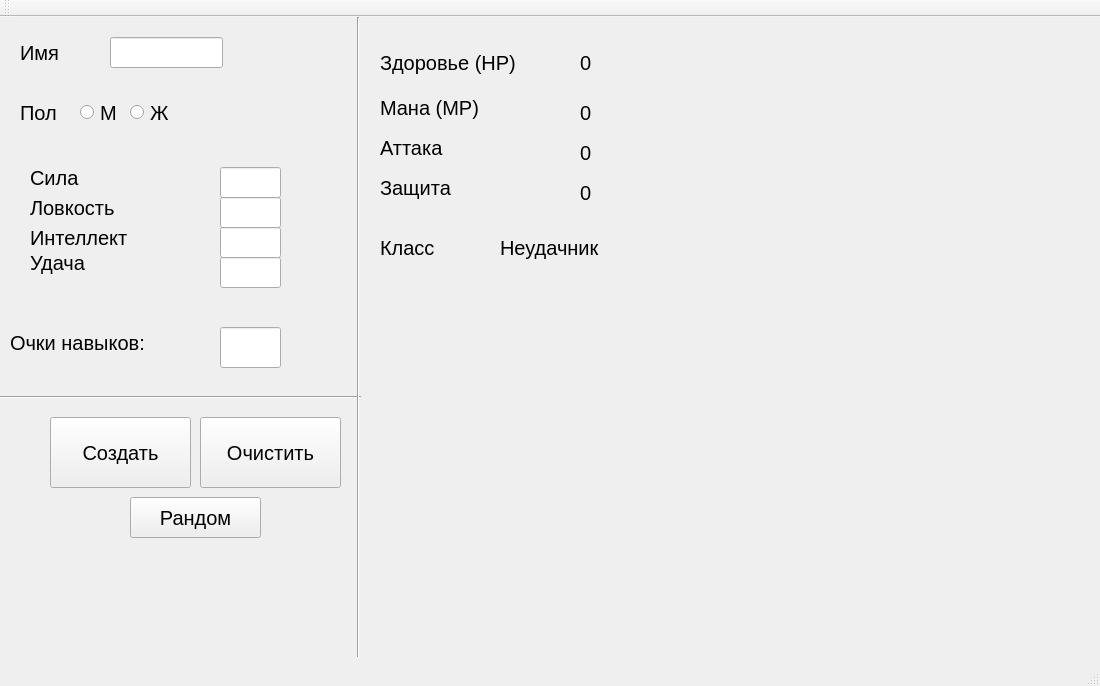
<?xml version="1.0" encoding="UTF-8"?>
<ui version="4.0">
 <class>MainWindow</class>
 <widget class="QMainWindow" name="MainWindow">
  <property name="geometry">
   <rect>
    <x>0</x>
    <y>0</y>
    <width>1100</width>
    <height>686</height>
   </rect>
  </property>
  <property name="font">
   <font>
    <pointsize>15</pointsize>
   </font>
  </property>
  <property name="windowTitle">
   <string>MainWindow</string>
  </property>
  <widget class="QWidget" name="centralWidget">
   <widget class="QLabel" name="label_Name">
    <property name="geometry">
     <rect>
      <x>20</x>
      <y>20</y>
      <width>161</width>
      <height>31</height>
     </rect>
    </property>
    <property name="text">
     <string>Имя</string>
    </property>
   </widget>
   <widget class="QLineEdit" name="lineEdit_Name">
    <property name="geometry">
     <rect>
      <x>110</x>
      <y>20</y>
      <width>113</width>
      <height>31</height>
     </rect>
    </property>
    <property name="inputMask">
     <string/>
    </property>
    <property name="text">
     <string/>
    </property>
   </widget>
   <widget class="QLabel" name="label_Sex">
    <property name="geometry">
     <rect>
      <x>20</x>
      <y>80</y>
      <width>51</width>
      <height>31</height>
     </rect>
    </property>
    <property name="text">
     <string>Пол</string>
    </property>
   </widget>
   <widget class="QRadioButton" name="radioButton_Sex_M">
    <property name="enabled">
     <bool>true</bool>
    </property>
    <property name="geometry">
     <rect>
      <x>80</x>
      <y>80</y>
      <width>41</width>
      <height>31</height>
     </rect>
    </property>
    <property name="text">
     <string>М</string>
    </property>
   </widget>
   <widget class="QRadioButton" name="radioButton_Sex_W">
    <property name="geometry">
     <rect>
      <x>130</x>
      <y>80</y>
      <width>71</width>
      <height>31</height>
     </rect>
    </property>
    <property name="text">
     <string>Ж</string>
    </property>
   </widget>
   <widget class="QLabel" name="label_str">
    <property name="geometry">
     <rect>
      <x>30</x>
      <y>150</y>
      <width>91</width>
      <height>21</height>
     </rect>
    </property>
    <property name="text">
     <string>Сила</string>
    </property>
   </widget>
   <widget class="QLabel" name="label_dex">
    <property name="geometry">
     <rect>
      <x>30</x>
      <y>180</y>
      <width>111</width>
      <height>21</height>
     </rect>
    </property>
    <property name="text">
     <string>Ловкость</string>
    </property>
   </widget>
   <widget class="QLabel" name="label_int">
    <property name="geometry">
     <rect>
      <x>30</x>
      <y>210</y>
      <width>131</width>
      <height>21</height>
     </rect>
    </property>
    <property name="text">
     <string>Интеллект</string>
    </property>
   </widget>
   <widget class="QLabel" name="label_luck">
    <property name="geometry">
     <rect>
      <x>30</x>
      <y>230</y>
      <width>151</width>
      <height>31</height>
     </rect>
    </property>
    <property name="text">
     <string>Удача</string>
    </property>
   </widget>
   <widget class="QLineEdit" name="lineEdit_str">
    <property name="geometry">
     <rect>
      <x>220</x>
      <y>150</y>
      <width>61</width>
      <height>31</height>
     </rect>
    </property>
   </widget>
   <widget class="QLineEdit" name="lineEdit_dex">
    <property name="geometry">
     <rect>
      <x>220</x>
      <y>180</y>
      <width>61</width>
      <height>31</height>
     </rect>
    </property>
   </widget>
   <widget class="QLineEdit" name="lineEdit_int">
    <property name="geometry">
     <rect>
      <x>220</x>
      <y>210</y>
      <width>61</width>
      <height>31</height>
     </rect>
    </property>
   </widget>
   <widget class="QLineEdit" name="lineEdit_luck">
    <property name="geometry">
     <rect>
      <x>220</x>
      <y>240</y>
      <width>61</width>
      <height>31</height>
     </rect>
    </property>
   </widget>
   <widget class="QLabel" name="label_Points">
    <property name="geometry">
     <rect>
      <x>10</x>
      <y>300</y>
      <width>171</width>
      <height>51</height>
     </rect>
    </property>
    <property name="text">
     <string>Очки навыков:</string>
    </property>
   </widget>
   <widget class="QLineEdit" name="lineEdit_Points">
    <property name="geometry">
     <rect>
      <x>220</x>
      <y>310</y>
      <width>61</width>
      <height>41</height>
     </rect>
    </property>
   </widget>
   <widget class="QPushButton" name="pushButton_create">
    <property name="geometry">
     <rect>
      <x>50</x>
      <y>400</y>
      <width>141</width>
      <height>71</height>
     </rect>
    </property>
    <property name="text">
     <string>Создать</string>
    </property>
   </widget>
   <widget class="QPushButton" name="pushButton_clear">
    <property name="geometry">
     <rect>
      <x>200</x>
      <y>400</y>
      <width>141</width>
      <height>71</height>
     </rect>
    </property>
    <property name="text">
     <string>Очистить</string>
    </property>
   </widget>
   <widget class="QPushButton" name="pushButton_rand">
    <property name="geometry">
     <rect>
      <x>130</x>
      <y>480</y>
      <width>131</width>
      <height>41</height>
     </rect>
    </property>
    <property name="text">
     <string>Рандом</string>
    </property>
   </widget>
   <widget class="Line" name="line">
    <property name="geometry">
     <rect>
      <x>-40</x>
      <y>370</y>
      <width>401</width>
      <height>20</height>
     </rect>
    </property>
    <property name="orientation">
     <enum>Qt::Horizontal</enum>
    </property>
   </widget>
   <widget class="Line" name="line_2">
    <property name="geometry">
     <rect>
      <x>350</x>
      <y>0</y>
      <width>16</width>
      <height>641</height>
     </rect>
    </property>
    <property name="orientation">
     <enum>Qt::Vertical</enum>
    </property>
   </widget>
   <widget class="QLabel" name="label_hp">
    <property name="geometry">
     <rect>
      <x>380</x>
      <y>20</y>
      <width>171</width>
      <height>51</height>
     </rect>
    </property>
    <property name="text">
     <string>Здоровье (НР)</string>
    </property>
   </widget>
   <widget class="QLabel" name="label_mp">
    <property name="geometry">
     <rect>
      <x>380</x>
      <y>70</y>
      <width>121</width>
      <height>41</height>
     </rect>
    </property>
    <property name="text">
     <string>Мана (МР)</string>
    </property>
   </widget>
   <widget class="QLabel" name="label_atk">
    <property name="geometry">
     <rect>
      <x>380</x>
      <y>110</y>
      <width>121</width>
      <height>41</height>
     </rect>
    </property>
    <property name="text">
     <string>Аттака</string>
    </property>
   </widget>
   <widget class="QLabel" name="label_def">
    <property name="geometry">
     <rect>
      <x>380</x>
      <y>150</y>
      <width>121</width>
      <height>41</height>
     </rect>
    </property>
    <property name="text">
     <string>Защита</string>
    </property>
   </widget>
   <widget class="QLabel" name="label_class">
    <property name="geometry">
     <rect>
      <x>380</x>
      <y>210</y>
      <width>121</width>
      <height>41</height>
     </rect>
    </property>
    <property name="text">
     <string>Класс</string>
    </property>
   </widget>
   <widget class="QLabel" name="label_hp_value">
    <property name="geometry">
     <rect>
      <x>580</x>
      <y>20</y>
      <width>121</width>
      <height>51</height>
     </rect>
    </property>
    <property name="text">
     <string>0</string>
    </property>
   </widget>
   <widget class="QLabel" name="label_mp_value">
    <property name="geometry">
     <rect>
      <x>580</x>
      <y>70</y>
      <width>121</width>
      <height>51</height>
     </rect>
    </property>
    <property name="text">
     <string>0</string>
    </property>
   </widget>
   <widget class="QLabel" name="label_class_value">
    <property name="geometry">
     <rect>
      <x>500</x>
      <y>210</y>
      <width>151</width>
      <height>41</height>
     </rect>
    </property>
    <property name="text">
     <string>Неудачник</string>
    </property>
   </widget>
   <widget class="QLabel" name="label_def_value">
    <property name="geometry">
     <rect>
      <x>580</x>
      <y>150</y>
      <width>121</width>
      <height>51</height>
     </rect>
    </property>
    <property name="text">
     <string>0</string>
    </property>
   </widget>
   <widget class="QLabel" name="label_atk_value">
    <property name="geometry">
     <rect>
      <x>580</x>
      <y>110</y>
      <width>121</width>
      <height>51</height>
     </rect>
    </property>
    <property name="text">
     <string>0</string>
    </property>
   </widget>
  </widget>
  <widget class="QMenuBar" name="menuBar">
   <property name="geometry">
    <rect>
     <x>0</x>
     <y>0</y>
     <width>1100</width>
     <height>20</height>
    </rect>
   </property>
  </widget>
  <widget class="QToolBar" name="mainToolBar">
   <attribute name="toolBarArea">
    <enum>TopToolBarArea</enum>
   </attribute>
   <attribute name="toolBarBreak">
    <bool>false</bool>
   </attribute>
  </widget>
  <widget class="QStatusBar" name="statusBar"/>
 </widget>
 <layoutdefault spacing="6" margin="11"/>
 <resources/>
 <connections/>
</ui>
